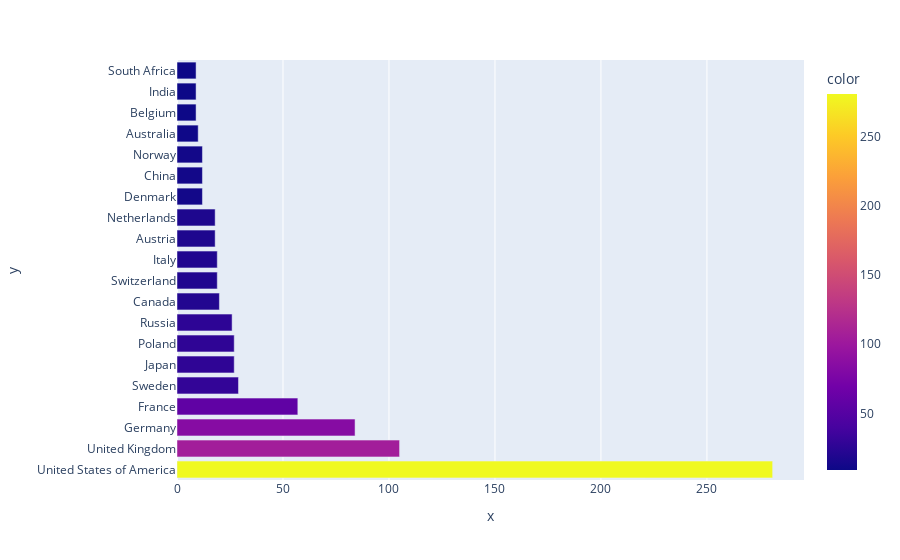

Notebook cell for this chart:
### Code cell
h_bar = px.bar(x = prize_by_category.prize,
              y = prize_by_category.birth_country_current,
              orientation='h',
              color=prize_by_category.prize)
h_bar.show()

### Figure 1 — Plotly figure (JSON) as saved in the notebook; plotly's stock layout.template omitted (floating-point values rounded to 4 significant figures)
{"data": [{"alignmentgroup": "True", "hovertemplate": "x=%{x}<br>y=%{y}<br>color=%{marker.color}<extra></extra>", "legendgroup": "", "marker": {"color": [281, 105, 84, 57, 29, 27, 27, 26, 20, 19, 19, 18, 18, 12, 12, 12, 10, 9, 9, 9], "coloraxis": "coloraxis", "pattern": {"shape": ""}}, "name": "", "offsetgroup": "", "orientation": "h", "showlegend": false, "textposition": "auto", "type": "bar", "x": [281, 105, 84, 57, 29, 27, 27, 26, 20, 19, 19, 18, 18, 12, 12, 12, 10, 9, 9, 9], "xaxis": "x", "y": ["United States of America", "United Kingdom", "Germany", "France", "Sweden", "Japan", "Poland", "Russia", "Canada", "Switzerland", "Italy", "Austria", "Netherlands", "Denmark", "China", "Norway", "Australia", "Belgium", "India", "South Africa"], "yaxis": "y"}], "layout": {"barmode": "relative", "coloraxis": {"colorbar": {"title": {"text": "color"}}, "colorscale": [[0, "#0d0887"], [0.1111, "#46039f"], [0.2222, "#7201a8"], [0.3333, "#9c179e"], [0.4444, "#bd3786"], [0.5556, "#d8576b"], [0.6667, "#ed7953"], [0.7778, "#fb9f3a"], [0.8889, "#fdca26"], [1, "#f0f921"]]}, "legend": {"tracegroupgap": 0}, "margin": {"t": 60}, "xaxis": {"anchor": "y", "domain": [0, 1], "title": {"text": "x"}}, "yaxis": {"anchor": "x", "domain": [0, 1], "title": {"text": "y"}}}}
